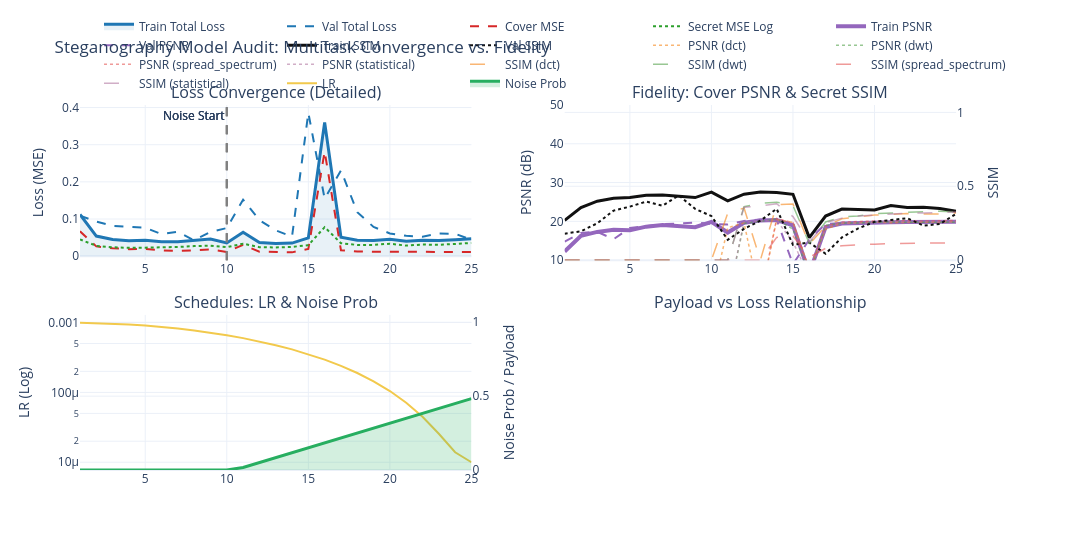

Notebook cell for this chart:
### Code cell
import plotly.graph_objects as go
from plotly.subplots import make_subplots
import pandas as pd
import os

hist_dict = history.history if hasattr(history, 'history') else history

# Save to CSV
filename = os.path.join(data_dir, 'training_history.csv')
df = pd.DataFrame(hist_dict)
df.index.name = 'epoch'
df.to_csv(filename)

epochs = list(range(1, len(next(iter(hist_dict.values()))) + 1))

# Create 3 subplots
fig = make_subplots(
    rows=2, cols=2,
    subplot_titles=(
        "Loss Convergence (Detailed)",
        "Fidelity: Cover PSNR & Secret SSIM",
        "Schedules: LR & Noise Prob",
        "Payload vs Loss Relationship"
    ),
    horizontal_spacing=0.1,
    vertical_spacing=0.15,
    specs=[
        [{"secondary_y": False}, {"secondary_y": True}],
        [{"secondary_y": True}, {"secondary_y": False}]
    ]
)

# --- Panel 1: Losses with High Contrast & Fills ---
# Total Loss (primary)
fig.add_trace(go.Scatter(
    x=epochs, y=hist_dict['loss'],
    name="Train Total Loss",
    line=dict(color='#1f77b4', width=3),
    fill='tozeroy',
    fillcolor='rgba(31, 119, 180, 0.1)'
), row=1, col=1)

# Validation Loss
if 'val_loss' in hist_dict:
    fig.add_trace(go.Scatter(
        x=epochs, y=hist_dict['val_loss'],
        name="Val Total Loss",
        line=dict(color='#1f77b4', width=2, dash='dash')
    ), row=1, col=1)

# Cover loss
fig.add_trace(go.Scatter(
    x=epochs, y=hist_dict['cover_loss'],
    name="Cover Loss",
    line=dict(color='#d62728', width=2, dash='dash')
), row=1, col=1)

# Secret loss
fig.add_trace(go.Scatter(
    x=epochs, y=hist_dict['secret_loss'],
    name="Secret Loss",
    line=dict(color='#2ca02c', width=2, dash='dot')
), row=1, col=1)

# --- Panel 2: Fidelity (PSNR & SSIM) ---
# --- PSNR (Purple family) ---
if 'cover_psnr' in hist_dict:
    fig.add_trace(go.Scatter(
        x=epochs, y=hist_dict['cover_psnr'],
        name="Train PSNR",
        line=dict(color='#9467bd', width=4)
    ), row=1, col=2, secondary_y=False)

if 'val_cover_psnr' in hist_dict:
    fig.add_trace(go.Scatter(
        x=epochs, y=hist_dict['val_cover_psnr'],
        name="Val PSNR",
        line=dict(color='#9467bd', width=2, dash='dash')
    ), row=1, col=2, secondary_y=False)

# --- SSIM (Black family) ---
if 'secret_ssim' in hist_dict:
    fig.add_trace(go.Scatter(
        x=epochs, y=hist_dict['secret_ssim'],
        name="Train SSIM",
        line=dict(color='#111111', width=3)
    ), row=1, col=2, secondary_y=True)

if 'val_secret_ssim' in hist_dict:
    fig.add_trace(go.Scatter(
        x=epochs, y=hist_dict['val_secret_ssim'],
        name="Val SSIM",
        line=dict(color='#111111', width=2, dash='dot')
    ), row=1, col=2, secondary_y=True)

methods = ['lsb', 'dct', 'dwt', 'spread_spectrum', 'statistical']
method_colors = {
    'lsb': '#4C78A8',
    'dct': '#F58518',
    'dwt': '#54A24B',
    'spread_spectrum': '#E45756',
    'statistical': '#B279A2'
}

# PSNR per method
for m in methods:
    key = f'psnr_{m}'
    if key in hist_dict:
        fig.add_trace(go.Scatter(
            x=epochs,
            y=hist_dict[key],
            name=f"PSNR ({m})",
            line=dict(color=method_colors[m], width=1.5, dash='dot'),
            opacity=0.6
        ), row=1, col=2, secondary_y=False)

# SSIM per method
for m in methods:
    key = f'ssim_{m}'
    if key in hist_dict:
        fig.add_trace(go.Scatter(
            x=epochs,
            y=hist_dict[key],
            name=f"SSIM ({m})",
            line=dict(color=method_colors[m], width=1.5, dash='longdash'),
            opacity=0.6
        ), row=1, col=2, secondary_y=True)

# --- Panel 3: Schedules ---
# Learning rate (yellow)
if 'lr' in hist_dict:
    fig.add_trace(go.Scatter(
        x=epochs, y=hist_dict['lr'],
        name="LR",
        line=dict(color='#f2c94c', width=2)
    ), row=2, col=1, secondary_y=False)

# Noise probability (green)
if 'noise_prob' in hist_dict:
    fig.add_trace(go.Scatter(
        x=epochs, y=hist_dict['noise_prob'],
        name="Noise Prob",
        line=dict(color='#27ae60', width=3),
        fill='tozeroy',
        fillcolor='rgba(39, 174, 96, 0.2)'
    ), row=2, col=1, secondary_y=True)

# Payload (pink)
# if 'payload_len' in hist_dict:
#     fig.add_trace(go.Scatter(
#         x=epochs, y=hist_dict['payload_len'],
#         name="Payload Length",
#         line=dict(color='#ff4da6', width=2, dash='dot')
#     ), row=2, col=1, secondary_y=True)

# if 'embed_success' in hist_dict:
#     fig.add_trace(go.Scatter(
#         x=epochs, y=hist_dict['embed_success'],
#         name="Embed Success",
#         line=dict(color='#00a896', width=2)
#     ), row=2, col=1, secondary_y=True)

# for m in methods:
#     key = f'embed_success_{m}'
#     if key in hist_dict:
#         fig.add_trace(go.Scatter(
#             x=epochs, y=hist_dict[key],
#             name=f"Embed Success ({m})",
#             line=dict(color=method_colors[m], width=1.2, dash='dash'),
#             opacity=0.55
#         ), row=2, col=1, secondary_y=True)

# --- Panel 3: Payload Scatterplot ---
# if 'payload_len' in hist_dict:
#     fig.add_trace(go.Scatter(
#         x=hist_dict['payload_len'],
#         y=hist_dict['loss'],
#         mode='markers',
#         name="Loss vs Payload (epoch)",
#         marker=dict(
#             size=7,
#             color=epochs,
#             colorscale='Turbo',  # better than Viridis for progression
#             showscale=True,
#             colorbar=dict(title="Epoch")
#         )
#     ), row=2, col=2)

# --- Formatting ---
# Panel 1
fig.update_yaxes(title_text="Loss (MSE)", row=1, col=1)

# Panel 2
fig.update_yaxes(title_text="PSNR (dB)", range=[
                 10, 50], row=1, col=2, secondary_y=False)
fig.update_yaxes(title_text="SSIM", range=[
                 0, 1.05], row=1, col=2, secondary_y=True)

# Panel 3
fig.update_yaxes(type="log", title_text="LR (Log)",
                 row=2, col=1, secondary_y=False)
fig.update_yaxes(title_text="Noise Prob / Payload",
                 range=[0, 1.05], row=2, col=1, secondary_y=True)

# Panel 4
fig.update_xaxes(title_text="Payload Length (chars)", row=2, col=2)
fig.update_yaxes(title_text="Total Loss", row=2, col=2)

for col, row in [(1, 1), (1, 2), (2, 1)]:
    fig.add_vline(
        x=START_NOISE_EP,
        line_dash="dash",
        line_color="gray",
        annotation_text="Noise Start",
        annotation_position="top left",
        row=1, col=1
    )

fig.update_layout(
    height=550, width=1800,
    title_text="Steganography Model Audit: Multitask Convergence vs. Fidelity",
    template="plotly_white",
    hovermode="x unified",  # Shows all values in one tooltip when hovering
    legend=dict(orientation="h", yanchor="bottom",
                y=1.02, xanchor="right", x=1)
)

pdf_path = os.path.join(data_dir, "training_plot.pdf")
fig.write_image(pdf_path, format="pdf", width=1800, height=550)
fig.show()

### Figure 1 — Plotly figure (JSON) as saved in the notebook; plotly's stock layout.template omitted (floating-point values rounded to 4 significant figures)
{"data": [{"fill": "tozeroy", "fillcolor": "rgba(31, 119, 180, 0.1)", "line": {"color": "#1f77b4", "width": 3}, "name": "Train Total Loss", "type": "scatter", "x": [1, 2, 3, 4, 5, 6, 7, 8, 9, 10, 11, 12, 13, 14, 15, 16, 17, 18, 19, 20, 21, 22, 23, 24, 25], "xaxis": "x", "y": [0.1122, 0.05415, 0.04512, 0.04141, 0.04254, 0.03897, 0.03874, 0.04283, 0.04631, 0.03547, 0.06418, 0.03651, 0.03409, 0.03529, 0.04929, 0.3602, 0.05098, 0.04275, 0.04247, 0.0453, 0.04003, 0.0428, 0.04215, 0.04437, 0.04673], "yaxis": "y"}, {"line": {"color": "#1f77b4", "dash": "dash", "width": 2}, "name": "Val Total Loss", "type": "scatter", "x": [1, 2, 3, 4, 5, 6, 7, 8, 9, 10, 11, 12, 13, 14, 15, 16, 17, 18, 19, 20, 21, 22, 23, 24, 25], "xaxis": "x", "y": [0.1088, 0.093, 0.08164, 0.07986, 0.07666, 0.05925, 0.06558, 0.04268, 0.06551, 0.0757, 0.1521, 0.09709, 0.06962, 0.0525, 0.386, 0.1544, 0.2308, 0.1182, 0.07871, 0.06128, 0.05475, 0.05239, 0.06094, 0.06052, 0.04418], "yaxis": "y"}, {"line": {"color": "#d62728", "dash": "dash", "width": 2}, "name": "Cover MSE", "type": "scatter", "x": [1, 2, 3, 4, 5, 6, 7, 8, 9, 10, 11, 12, 13, 14, 15, 16, 17, 18, 19, 20, 21, 22, 23, 24, 25], "xaxis": "x", "y": [0.06703, 0.02628, 0.0212, 0.01898, 0.01956, 0.01556, 0.01393, 0.01566, 0.01798, 0.01134, 0.03045, 0.01217, 0.01068, 0.01026, 0.0196, 0.2821, 0.016, 0.01257, 0.01206, 0.01169, 0.01161, 0.01148, 0.01141, 0.01136, 0.01127], "yaxis": "y"}, {"line": {"color": "#2ca02c", "dash": "dot", "width": 2}, "name": "Secret MSE Log", "type": "scatter", "x": [1, 2, 3, 4, 5, 6, 7, 8, 9, 10, 11, 12, 13, 14, 15, 16, 17, 18, 19, 20, 21, 22, 23, 24, 25], "xaxis": "x", "y": [0.04517, 0.02786, 0.02392, 0.02243, 0.02298, 0.02342, 0.0248, 0.02717, 0.02834, 0.02413, 0.03373, 0.02434, 0.02341, 0.02503, 0.02969, 0.07814, 0.03498, 0.03018, 0.03041, 0.03361, 0.02842, 0.03132, 0.03074, 0.03301, 0.03547], "yaxis": "y"}, {"line": {"color": "#9467bd", "width": 4}, "name": "Train PSNR", "type": "scatter", "x": [1, 2, 3, 4, 5, 6, 7, 8, 9, 10, 11, 12, 13, 14, 15, 16, 17, 18, 19, 20, 21, 22, 23, 24, 25], "xaxis": "x2", "y": [12.24, 16.29, 17.27, 17.8, 17.72, 18.64, 19.04, 18.68, 18.48, 19.87, 17.12, 19.63, 20.19, 20.35, 19.0, 6.597, 18.55, 19.46, 19.62, 19.75, 19.78, 19.82, 19.84, 19.86, 19.9], "yaxis": "y2"}, {"line": {"color": "#9467bd", "dash": "dash", "width": 2}, "name": "Val PSNR", "type": "scatter", "x": [1, 2, 3, 4, 5, 6, 7, 8, 9, 10, 11, 12, 13, 14, 15, 16, 17, 18, 19, 20, 21, 22, 23, 24, 25], "xaxis": "x2", "y": [14.77, 16.99, 17.33, 15.39, 18.26, 18.8, 19.26, 19.46, 19.67, 19.35, 19.2, 20.1, 20.45, 20.41, 8.949, 15.31, 19.34, 19.58, 19.76, 19.83, 19.84, 19.88, 19.97, 19.98, 19.86], "yaxis": "y2"}, {"line": {"color": "#111111", "width": 3}, "name": "Train SSIM", "type": "scatter", "x": [1, 2, 3, 4, 5, 6, 7, 8, 9, 10, 11, 12, 13, 14, 15, 16, 17, 18, 19, 20, 21, 22, 23, 24, 25], "xaxis": "x2", "y": [0.2695, 0.3555, 0.3989, 0.4189, 0.4236, 0.4394, 0.4411, 0.4346, 0.4233, 0.4602, 0.4013, 0.4462, 0.4613, 0.4572, 0.4454, 0.1524, 0.2984, 0.3454, 0.3447, 0.3393, 0.369, 0.3555, 0.358, 0.3501, 0.3304], "yaxis": "y3"}, {"line": {"color": "#111111", "dash": "dot", "width": 2}, "name": "Val SSIM", "type": "scatter", "x": [1, 2, 3, 4, 5, 6, 7, 8, 9, 10, 11, 12, 13, 14, 15, 16, 17, 18, 19, 20, 21, 22, 23, 24, 25], "xaxis": "x2", "y": [0.1789, 0.1954, 0.2495, 0.3352, 0.3619, 0.396, 0.3682, 0.4379, 0.3473, 0.298, 0.1376, 0.2118, 0.2672, 0.347, 0.1038, 0.1192, 0.04323, 0.1537, 0.2148, 0.2592, 0.2713, 0.2836, 0.2339, 0.2443, 0.3132], "yaxis": "y3"}, {"line": {"color": "#F58518", "dash": "dot", "width": 1.5}, "name": "PSNR (dct)", "opacity": 0.6, "type": "scatter", "x": [1, 2, 3, 4, 5, 6, 7, 8, 9, 10, 11, 12, 13, 14, 15, 16, 17, 18, 19, 20, 21, 22, 23, 24, 25], "xaxis": "x2", "y": [0, 0, 0, 0, 0, 0, 0, 0, 0, 0, 18.34, 19.59, 0, 20.43, 19.74, 7.618, 18.02, 19.48, 19.62, 19.83, 19.64, 19.8, 19.81, 19.71, 19.94], "yaxis": "y2"}, {"line": {"color": "#54A24B", "dash": "dot", "width": 1.5}, "name": "PSNR (dwt)", "opacity": 0.6, "type": "scatter", "x": [1, 2, 3, 4, 5, 6, 7, 8, 9, 10, 11, 12, 13, 14, 15, 16, 17, 18, 19, 20, 21, 22, 23, 24, 25], "xaxis": "x2", "y": [0, 0, 0, 0, 0, 0, 0, 0, 0, 0, 0, 19.46, 20.1, 20.56, 17.98, 5.829, 18.95, 19.55, 19.57, 19.66, 19.89, 19.76, 19.82, 19.82, 19.8], "yaxis": "y2"}, {"line": {"color": "#E45756", "dash": "dot", "width": 1.5}, "name": "PSNR (spread_spectrum)", "opacity": 0.6, "type": "scatter", "x": [1, 2, 3, 4, 5, 6, 7, 8, 9, 10, 11, 12, 13, 14, 15, 16, 17, 18, 19, 20, 21, 22, 23, 24, 25], "xaxis": "x2", "y": [0, 0, 0, 0, 0, 0, 0, 0, 0, 0, 0, 0, 0, 20.74, 19.68, 6.657, 18.73, 19.81, 19.98, 20.1, 20.07, 20.19, 20.05, 20.24, 20.25], "yaxis": "y2"}, {"line": {"color": "#B279A2", "dash": "dot", "width": 1.5}, "name": "PSNR (statistical)", "opacity": 0.6, "type": "scatter", "x": [1, 2, 3, 4, 5, 6, 7, 8, 9, 10, 11, 12, 13, 14, 15, 16, 17, 18, 19, 20, 21, 22, 23, 24, 25], "xaxis": "x2", "y": [0, 0, 0, 0, 0, 0, 0, 0, 0, 0, 0, 19.93, 20.14, 20.23, 14.68, 5.746, 18.53, 19.57, 19.55, 19.82, 19.98, 19.8, 19.92, 19.79, 19.86], "yaxis": "y2"}, {"line": {"color": "#F58518", "dash": "longdash", "width": 1.5}, "name": "SSIM (dct)", "opacity": 0.6, "type": "scatter", "x": [1, 2, 3, 4, 5, 6, 7, 8, 9, 10, 11, 12, 13, 14, 15, 16, 17, 18, 19, 20, 21, 22, 23, 24, 25], "xaxis": "x2", "y": [0, 0, 0, 0, 0, 0, 0, 0, 0, 0, 0.3171, 0.3527, 0, 0.3758, 0.3802, 0.1077, 0.2304, 0.2797, 0.2925, 0.3048, 0.3101, 0.3149, 0.3122, 0.3118, 0.3194], "yaxis": "y3"}, {"line": {"color": "#54A24B", "dash": "longdash", "width": 1.5}, "name": "SSIM (dwt)", "opacity": 0.6, "type": "scatter", "x": [1, 2, 3, 4, 5, 6, 7, 8, 9, 10, 11, 12, 13, 14, 15, 16, 17, 18, 19, 20, 21, 22, 23, 24, 25], "xaxis": "x2", "y": [0, 0, 0, 0, 0, 0, 0, 0, 0, 0, 0, 0.3612, 0.3838, 0.3924, 0.3685, 0.1135, 0.2579, 0.2916, 0.2992, 0.3146, 0.3194, 0.3201, 0.326, 0.3315, 0.3265], "yaxis": "y3"}, {"line": {"color": "#E45756", "dash": "longdash", "width": 1.5}, "name": "SSIM (spread_spectrum)", "opacity": 0.6, "type": "scatter", "x": [1, 2, 3, 4, 5, 6, 7, 8, 9, 10, 11, 12, 13, 14, 15, 16, 17, 18, 19, 20, 21, 22, 23, 24, 25], "xaxis": "x2", "y": [0, 0, 0, 0, 0, 0, 0, 0, 0, 0, 0, 0, 0, 0.1537, 0.1627, 0.01965, 0.07965, 0.09728, 0.1046, 0.1083, 0.1117, 0.1149, 0.1168, 0.1162, 0.1165], "yaxis": "y3"}, {"line": {"color": "#B279A2", "dash": "longdash", "width": 1.5}, "name": "SSIM (statistical)", "opacity": 0.6, "type": "scatter", "x": [1, 2, 3, 4, 5, 6, 7, 8, 9, 10, 11, 12, 13, 14, 15, 16, 17, 18, 19, 20, 21, 22, 23, 24, 25], "xaxis": "x2", "y": [0, 0, 0, 0, 0, 0, 0, 0, 0, 0, 0, 0.3578, 0.3666, 0.3818, 0.2944, 0.1231, 0.2532, 0.2842, 0.2984, 0.3054, 0.3127, 0.3177, 0.3186, 0.3231, 0.3254], "yaxis": "y3"}, {"line": {"color": "#f2c94c", "width": 2}, "name": "LR", "type": "scatter", "x": [1, 2, 3, 4, 5, 6, 7, 8, 9, 10, 11, 12, 13, 14, 15, 16, 17, 18, 19, 20, 21, 22, 23, 24, 25], "xaxis": "x3", "y": [0.0009961, 0.0009844, 0.0009652, 0.0009388, 0.0009055, 0.0008658, 0.0008205, 0.0007702, 0.0007158, 0.000658, 0.0005978, 0.0005361, 0.0004739, 0.0004122, 0.000352, 0.0002942, 0.0002398, 0.0001895, 0.0001442, 0.0001045, 7.123e-05, 4.476e-05, 2.555e-05, 1.39e-05, 1e-05], "yaxis": "y4"}, {"fill": "tozeroy", "fillcolor": "rgba(39, 174, 96, 0.2)", "line": {"color": "#27ae60", "width": 3}, "name": "Noise Prob", "type": "scatter", "x": [1, 2, 3, 4, 5, 6, 7, 8, 9, 10, 11, 12, 13, 14, 15, 16, 17, 18, 19, 20, 21, 22, 23, 24, 25], "xaxis": "x3", "y": [0, 0, 0, 0, 0, 0, 0, 0, 0, 0, 0.01653, 0.04986, 0.08319, 0.1165, 0.1499, 0.1832, 0.2165, 0.2499, 0.2832, 0.3165, 0.3499, 0.3832, 0.4165, 0.4499, 0.4832], "yaxis": "y5"}], "layout": {"annotations": [{"font": {"size": 16}, "showarrow": false, "text": "Loss Convergence (Detailed)", "x": 0.21, "xanchor": "center", "xref": "paper", "y": 1, "yanchor": "bottom", "yref": "paper"}, {"font": {"size": 16}, "showarrow": false, "text": "Fidelity: Cover PSNR & Secret SSIM", "x": 0.73, "xanchor": "center", "xref": "paper", "y": 1, "yanchor": "bottom", "yref": "paper"}, {"font": {"size": 16}, "showarrow": false, "text": "Schedules: LR & Noise Prob", "x": 0.21, "xanchor": "center", "xref": "paper", "y": 0.425, "yanchor": "bottom", "yref": "paper"}, {"font": {"size": 16}, "showarrow": false, "text": "Payload vs Loss Relationship", "x": 0.73, "xanchor": "center", "xref": "paper", "y": 0.425, "yanchor": "bottom", "yref": "paper"}, {"showarrow": false, "text": "Noise Start", "x": 10, "xanchor": "right", "xref": "x", "y": 1, "yanchor": "top", "yref": "y domain"}, {"showarrow": false, "text": "Noise Start", "x": 10, "xanchor": "right", "xref": "x", "y": 1, "yanchor": "top", "yref": "y domain"}, {"showarrow": false, "text": "Noise Start", "x": 10, "xanchor": "right", "xref": "x", "y": 1, "yanchor": "top", "yref": "y domain"}], "height": 550, "hovermode": "x unified", "legend": {"orientation": "h", "x": 1, "xanchor": "right", "y": 1.02, "yanchor": "bottom"}, "shapes": [{"line": {"color": "gray", "dash": "dash"}, "type": "line", "x0": 10, "x1": 10, "xref": "x", "y0": 0, "y1": 1, "yref": "y domain"}, {"line": {"color": "gray", "dash": "dash"}, "type": "line", "x0": 10, "x1": 10, "xref": "x", "y0": 0, "y1": 1, "yref": "y domain"}, {"line": {"color": "gray", "dash": "dash"}, "type": "line", "x0": 10, "x1": 10, "xref": "x", "y0": 0, "y1": 1, "yref": "y domain"}], "title": {"text": "Steganography Model Audit: Multitask Convergence vs. Fidelity"}, "width": 1800, "xaxis": {"anchor": "y", "domain": [0, 0.42]}, "xaxis2": {"anchor": "y2", "domain": [0.52, 0.94]}, "xaxis3": {"anchor": "y4", "domain": [0, 0.42]}, "xaxis4": {"anchor": "y6", "domain": [0.52, 0.94], "title": {"text": "Payload Length (chars)"}}, "yaxis": {"anchor": "x", "domain": [0.575, 1], "title": {"text": "Loss (MSE)"}}, "yaxis2": {"anchor": "x2", "domain": [0.575, 1], "range": [10, 50], "title": {"text": "PSNR (dB)"}}, "yaxis3": {"anchor": "x2", "overlaying": "y2", "range": [0, 1.05], "side": "right", "title": {"text": "SSIM"}}, "yaxis4": {"anchor": "x3", "domain": [0, 0.425], "title": {"text": "LR (Log)"}, "type": "log"}, "yaxis5": {"anchor": "x3", "overlaying": "y4", "range": [0, 1.05], "side": "right", "title": {"text": "Noise Prob / Payload"}}, "yaxis6": {"anchor": "x4", "domain": [0, 0.425], "title": {"text": "Total Loss"}}}}
